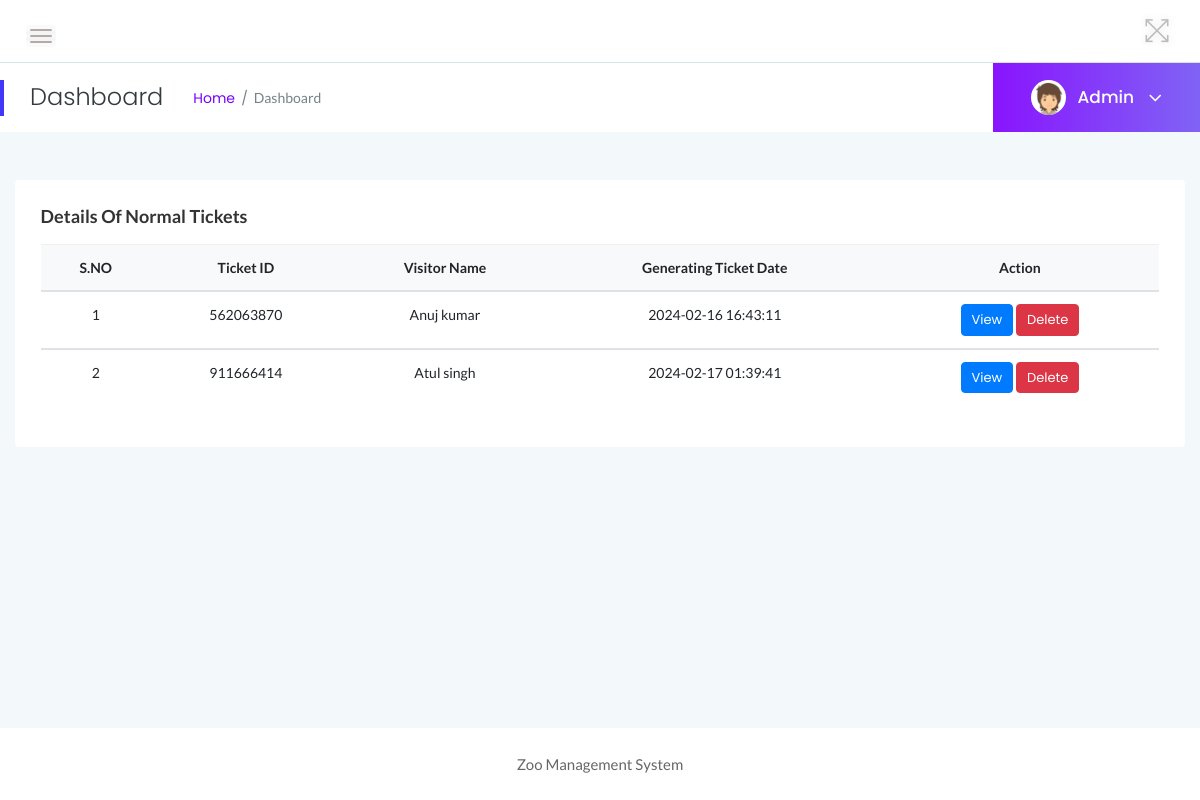
Screenshot of /zms/admin/manage-normal-ticket.php (signed in) with the database file from the repository.
### tables this page shows
CREATE TABLE `tblticindian` (
  `ID` int(10) NOT NULL,
  `TicketID` varchar(100) NOT NULL,
  `visitorName` varchar(255) DEFAULT NULL,
  `NoAdult` int(10) DEFAULT NULL,
  `NoChildren` int(10) DEFAULT NULL,
  `AdultUnitprice` varchar(50) DEFAULT NULL,
  `ChildUnitprice` varchar(50) DEFAULT NULL,
  `PostingDate` timestamp NULL DEFAULT current_timestamp()
);

### zms/admin/manage-normal-ticket.php (the view, shortened to what this page needs)
<?php
include('includes/dbconnection.php');
if (strlen($_SESSION['zmsaid']==0)) {
  header('location:logout.php');
  } else{
?>
<!doctype html>
<html class="no-js" lang="en">
<head>
    <link rel="stylesheet" href="assets/css/bootstrap.min.css">
    <link rel="stylesheet" href="assets/css/font-awesome.min.css">
    <link rel="stylesheet" href="assets/css/themify-icons.css">
    <link rel="stylesheet" href="assets/css/metisMenu.css">
    <link rel="stylesheet" href="assets/css/owl.carousel.min.css">
    <link rel="stylesheet" href="assets/css/slicknav.min.css">
    <link rel="stylesheet" href="https://www.amcharts.com/lib/3/plugins/export/export.css" type="text/css" media="all" />
    <link rel="stylesheet" type="text/css" href="https://cdn.datatables.net/1.10.19/css/jquery.dataTables.css">
    <link rel="stylesheet" type="text/css" href="https://cdn.datatables.net/1.10.18/css/dataTables.bootstrap4.min.css">
    <link rel="stylesheet" type="text/css" href="https://cdn.datatables.net/responsive/2.2.3/css/responsive.bootstrap.min.css">
    <link rel="stylesheet" type="text/css" href="https://cdn.datatables.net/responsive/2.2.3/css/responsive.jqueryui.min.css">
    <link rel="stylesheet" href="assets/css/typography.css">
    <link rel="stylesheet" href="assets/css/default-css.css">
    <link rel="stylesheet" href="assets/css/styles.css">
    <link rel="stylesheet" href="assets/css/responsive.css">
</head>
<body>
    <div class="page-container">
        <div class="main-content">
          <?php include_once('includes/header.php');?>
            <?php include_once('includes/pagetitle.php');?>
            <div class="main-content-inner">
                <div class="row">
                    <div class="col-12 mt-5">
                        <div class="card">
                            <div class="card-body">
                                <h4 class="header-title">Details of Normal Tickets</h4>
                                <div class="data-tables">
                <table class="table text-center">
                                        <thead class="bg-light text-capitalize">
                                            <tr>
                                                <th>S.NO</th>
                                                <th>Ticket ID</th>
                                                <th>Visitor Name</th>
                                                <th>Generating Ticket Date</th>
                                                <th>Action</th>
                                            </tr>
                                        </thead>
                                        <?php
$ret=mysqli_query($con,"select * from tblticindian order by ID desc");
$cnt=1;
$count=mysqli_num_rows($ret);
if($count>0){
while ($row=mysqli_fetch_array($ret)) {
?>
                                        <tbody>
          <tr data-expanded="true">
            <td><?php echo $cnt;?></td>
                  <td><?php  echo $row['TicketID'];?></td>
                   <td><?php  echo $row['visitorName'];?></td>
                  <td><?php  echo $row['PostingDate'];?></td>
                  <td><a href="view-normal-ticket.php?viewid=<?php echo $row['ID'];?>" class="btn btn-primary btn-xs">View</a>
                                 <a href="manage-normal-ticket.php?id=<?php echo $row['ID']?>&del=delete" onClick="return confirm('Are you sure you want to delete?')" class="btn btn-danger btn-xs">Delete</a>
                </tr>
                <?php
$cnt=$cnt+1;
}} else{?>
    <tr>
        <th colspan="4" style="color:red;">No Record found</th>
    </tr>
<?php } ?>
 </tbody>
                                    </table>
                                </div>
                            </div>
                        </div>
                    </div>
                </div>
            </div>
        </div>
        <?php include_once('includes/footer.php');?>
    </div>
</body>
</html>
<?php }  ?>

### zms/admin/includes/pagetitle.php (shortened to what this page needs)
<?php
include('includes/dbconnection.php');
?>
<div class="page-title-area">
                <div class="row align-items-center">
                    <div class="col-sm-6">
                        <div class="breadcrumbs-area clearfix">
                            <h4 class="page-title pull-left">Dashboard</h4>
                            <ul class="breadcrumbs pull-left">
                                <li><a href="dashboard.php">Home</a></li>
                                <li><span>Dashboard</span></li>
                            </ul>
                        </div>
                    </div>
                    <div class="col-sm-6 clearfix">
                        <div class="user-profile pull-right">
                            <img class="avatar user-thumb" src="assets/images/author/avatar.png" alt="avatar">
                            <?php
$adid=$_SESSION['zmsaid'];
$ret=mysqli_query($con,"select AdminName from tbladmin where ID='$adid'");
$row=mysqli_fetch_array($ret);
$name=$row['AdminName'];
?>
                            <h4 class="user-name dropdown-toggle" data-toggle="dropdown"><?php echo $name; ?> <i class="fa fa-angle-down"></i></h4>
                        </div>
                    </div>
                </div>
            </div>

### zms/admin/assets/css/styles.css (style rules this page uses)
.page-container { width: 100%; height: 100%; min-height: 100vh; padding-left: 280px; -webkit-transition: padding-left 0.3s ease 0s; transition: padding-left 0.3s ease 0s; }
.card { border: none; border-radius: 4px; background-color: #fff; -webkit-transition: all 0.3s ease 0s; transition: all 0.3s ease 0s; }
.card-body { padding: 25.6px; padding: 1.6rem; }
.main-content { width: 100%; background: #F3F8FB; }
.main-content-inner { padding: 0 30px 50px; }
.page-title-area { padding: 0 30px; background: #fff; position: relative; }
.page-title-area:before { content: ''; position: absolute; left: 0; top: 50%; width: 4px; height: 36px; background: var(--primary-color); -webkit-transform: translateY(-50%); transform: translateY(-50%); }
.page-title { font-size: 24px; font-weight: 300; color: #313b3d; letter-spacing: 0; margin-right: 30px; }
ul.breadcrumbs { margin-top: 4px; }
.breadcrumbs li { display: inline-block; }
.breadcrumbs li a, .breadcrumbs li span { display: block; font-size: 14px; font-weight: 400; color: #7801ff; letter-spacing: 0; margin-right: 16px; position: relative; }
.breadcrumbs li a:before { content: '/'; color: #768387; position: absolute; right: -13px; top: 0; }
.breadcrumbs li span { margin-right: 0; color: #768387; text-transform: capitalize; }
.user-profile { margin-right: -30px; display: -webkit-box; display: -ms-flexbox; display: flex; -webkit-box-align: center; -ms-flex-align: center; align-items: center; -ms-flex-wrap: wrap; flex-wrap: wrap; background: -webkit-linear-gradient(left, #8914fe 0%, #8063f5 100%); background: linear-gradient(to right, #8914fe 0%, #8063f5 100%); padding: 17px 38px; position: relative; }
.user-profile img.avatar { height: 35px; width: 35px; border-radius: 50%; margin-right: 12px; }
.user-name { font-size: 17px; font-weight: 500; color: #fff; letter-spacing: 0; cursor: pointer; -webkit-user-select: none; -moz-user-select: none; -ms-user-select: none; user-select: none; }
.user-name i { margin-left: 10px; font-size: 21px; vertical-align: middle; position: relative; }
.notification-area .dropdown-toggle, .user-name.dropdown-toggle { position: relative; }
.notification-area .dropdown-toggle:after, .user-name.dropdown-toggle:after { display: none; }
.header-title { font-family: 'Lato', sans-serif; font-size: 18px; font-weight: 600; letter-spacing: 0; color: #333; text-transform: capitalize; margin-bottom: 17px; }
.btn { padding: 11px 17px; font-size: 13px; letter-spacing: 0; }
.btn-xs { padding: 5px 10px; }
table tr th { border-bottom: none; }
table tr th, table tr td { border-top: 1px solid rgba(120, 130, 140, 0.13) !important; }

### zms/admin/assets/css/responsive.css (style rules this page uses)
@media (min-width: 1200px) and (max-width: 1364px) { .main-content-inner { padding: 0 15px 50px; } }
@media (min-width: 1200px) and (max-width: 1364px) { .page-container, .sbar_collapsed.page-container { padding-left: 0; } }

### rows the page displays
tblticindian: TicketID "562063870", visitorName "Anuj kumar", PostingDate "2024-02-16 16:43:11"
tblticindian: TicketID "911666414", visitorName "Atul singh", PostingDate "2024-02-17 01:39:41"

### other values shown
$name "Admin"
